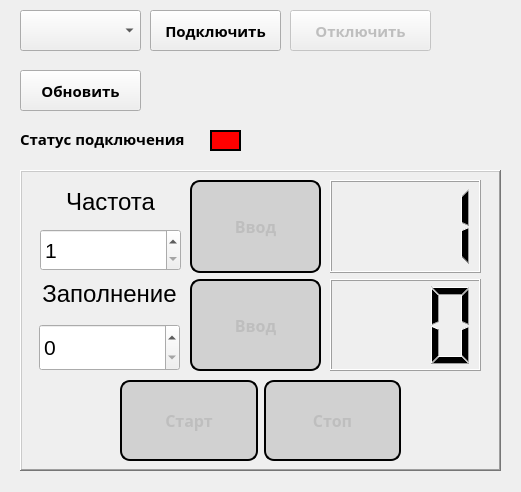
<?xml version="1.0" encoding="UTF-8"?>
<ui version="4.0">
 <class>MainWindow</class>
 <widget class="QMainWindow" name="MainWindow">
  <property name="geometry">
   <rect>
    <x>0</x>
    <y>0</y>
    <width>521</width>
    <height>492</height>
   </rect>
  </property>
  <property name="sizePolicy">
   <sizepolicy hsizetype="Fixed" vsizetype="Fixed">
    <horstretch>0</horstretch>
    <verstretch>0</verstretch>
   </sizepolicy>
  </property>
  <property name="maximumSize">
   <size>
    <width>521</width>
    <height>492</height>
   </size>
  </property>
  <property name="windowTitle">
   <string>MainWindow</string>
  </property>
  <widget class="QWidget" name="centralwidget">
   <widget class="QPushButton" name="CloseSerial">
    <property name="enabled">
     <bool>false</bool>
    </property>
    <property name="geometry">
     <rect>
      <x>290</x>
      <y>10</y>
      <width>141</width>
      <height>41</height>
     </rect>
    </property>
    <property name="font">
     <font>
      <family>Arial Black</family>
      <pointsize>11</pointsize>
      <weight>75</weight>
      <bold>true</bold>
     </font>
    </property>
    <property name="text">
     <string>Отключить</string>
    </property>
   </widget>
   <widget class="QLabel" name="SerialStatusLabel">
    <property name="geometry">
     <rect>
      <x>20</x>
      <y>130</y>
      <width>191</width>
      <height>18</height>
     </rect>
    </property>
    <property name="font">
     <font>
      <family>Arial Black</family>
      <pointsize>11</pointsize>
      <weight>75</weight>
      <bold>true</bold>
     </font>
    </property>
    <property name="text">
     <string>Статус подключения</string>
    </property>
   </widget>
   <widget class="QLabel" name="SerialStatus">
    <property name="geometry">
     <rect>
      <x>210</x>
      <y>130</y>
      <width>31</width>
      <height>21</height>
     </rect>
    </property>
    <property name="styleSheet">
     <string notr="true">background-color: rgb(255, 0, 0);
border: 2px solid black;</string>
    </property>
    <property name="text">
     <string/>
    </property>
   </widget>
   <widget class="QComboBox" name="ComboSerial">
    <property name="geometry">
     <rect>
      <x>20</x>
      <y>10</y>
      <width>121</width>
      <height>41</height>
     </rect>
    </property>
   </widget>
   <widget class="QPushButton" name="OpenSerial">
    <property name="geometry">
     <rect>
      <x>150</x>
      <y>10</y>
      <width>131</width>
      <height>41</height>
     </rect>
    </property>
    <property name="font">
     <font>
      <family>Arial Black</family>
      <pointsize>11</pointsize>
      <weight>75</weight>
      <bold>true</bold>
     </font>
    </property>
    <property name="text">
     <string>Подключить</string>
    </property>
    <property name="flat">
     <bool>false</bool>
    </property>
   </widget>
   <widget class="QFrame" name="frame_3">
    <property name="geometry">
     <rect>
      <x>20</x>
      <y>170</y>
      <width>481</width>
      <height>301</height>
     </rect>
    </property>
    <property name="autoFillBackground">
     <bool>true</bool>
    </property>
    <property name="frameShape">
     <enum>QFrame::WinPanel</enum>
    </property>
    <property name="frameShadow">
     <enum>QFrame::Raised</enum>
    </property>
    <widget class="QWidget" name="horizontalLayoutWidget">
     <property name="geometry">
      <rect>
       <x>100</x>
       <y>210</y>
       <width>281</width>
       <height>81</height>
      </rect>
     </property>
     <layout class="QHBoxLayout" name="horizontalLayout">
      <item>
       <widget class="QPushButton" name="StartButton">
        <property name="enabled">
         <bool>false</bool>
        </property>
        <property name="sizePolicy">
         <sizepolicy hsizetype="Minimum" vsizetype="Preferred">
          <horstretch>0</horstretch>
          <verstretch>0</verstretch>
         </sizepolicy>
        </property>
        <property name="font">
         <font>
          <family>Arial Black</family>
          <pointsize>12</pointsize>
          <weight>75</weight>
          <bold>true</bold>
         </font>
        </property>
        <property name="styleSheet">
         <string notr="true">QPushButton{
border: 2px solid black;
border-radius: 10px;
background-color: rgb(209, 209, 209);
}
QPushButton:hover{
border: 2px solid black;
border-radius: 10px;
background-color:rgb(207, 238, 236);
}
QPushButton:checked{background-color:rgb(0,128,0); border: none}
</string>
        </property>
        <property name="text">
         <string>Старт</string>
        </property>
        <property name="checkable">
         <bool>false</bool>
        </property>
       </widget>
      </item>
      <item>
       <widget class="QPushButton" name="StopButton">
        <property name="enabled">
         <bool>false</bool>
        </property>
        <property name="sizePolicy">
         <sizepolicy hsizetype="Minimum" vsizetype="Preferred">
          <horstretch>0</horstretch>
          <verstretch>0</verstretch>
         </sizepolicy>
        </property>
        <property name="font">
         <font>
          <family>Arial Black</family>
          <pointsize>12</pointsize>
          <weight>75</weight>
          <bold>true</bold>
         </font>
        </property>
        <property name="styleSheet">
         <string notr="true">QPushButton{
border: 2px solid black;
border-radius: 10px;
background-color: rgb(209, 209, 209);
}
QPushButton:hover{
border: 2px solid black;
border-radius: 10px;
background-color:rgb(207, 238, 236);
}
</string>
        </property>
        <property name="text">
         <string>Стоп</string>
        </property>
       </widget>
      </item>
     </layout>
    </widget>
    <widget class="QWidget" name="verticalLayoutWidget">
     <property name="geometry">
      <rect>
       <x>20</x>
       <y>10</y>
       <width>141</width>
       <height>91</height>
      </rect>
     </property>
     <layout class="QVBoxLayout" name="verticalLayout">
      <item>
       <widget class="QLabel" name="FrequencyLabel">
        <property name="font">
         <font>
          <pointsize>18</pointsize>
          <weight>50</weight>
          <bold>false</bold>
         </font>
        </property>
        <property name="text">
         <string>Частота</string>
        </property>
        <property name="alignment">
         <set>Qt::AlignCenter</set>
        </property>
       </widget>
      </item>
      <item>
       <widget class="QSpinBox" name="FrequencyBox">
        <property name="sizePolicy">
         <sizepolicy hsizetype="Minimum" vsizetype="Minimum">
          <horstretch>0</horstretch>
          <verstretch>0</verstretch>
         </sizepolicy>
        </property>
        <property name="minimumSize">
         <size>
          <width>0</width>
          <height>20</height>
         </size>
        </property>
        <property name="font">
         <font>
          <pointsize>16</pointsize>
         </font>
        </property>
        <property name="minimum">
         <number>1</number>
        </property>
        <property name="maximum">
         <number>500</number>
        </property>
        <property name="value">
         <number>1</number>
        </property>
       </widget>
      </item>
     </layout>
    </widget>
    <widget class="QWidget" name="verticalLayoutWidget_2">
     <property name="geometry">
      <rect>
       <x>19</x>
       <y>100</y>
       <width>141</width>
       <height>101</height>
      </rect>
     </property>
     <layout class="QVBoxLayout" name="verticalLayout_2">
      <item>
       <widget class="QLabel" name="DutyLabel">
        <property name="font">
         <font>
          <pointsize>18</pointsize>
          <weight>50</weight>
          <bold>false</bold>
         </font>
        </property>
        <property name="text">
         <string>Заполнение</string>
        </property>
        <property name="alignment">
         <set>Qt::AlignCenter</set>
        </property>
       </widget>
      </item>
      <item>
       <widget class="QSpinBox" name="DutyBox">
        <property name="sizePolicy">
         <sizepolicy hsizetype="Minimum" vsizetype="Minimum">
          <horstretch>0</horstretch>
          <verstretch>0</verstretch>
         </sizepolicy>
        </property>
        <property name="minimumSize">
         <size>
          <width>0</width>
          <height>20</height>
         </size>
        </property>
        <property name="font">
         <font>
          <pointsize>16</pointsize>
         </font>
        </property>
        <property name="minimum">
         <number>0</number>
        </property>
        <property name="maximum">
         <number>100</number>
        </property>
        <property name="value">
         <number>0</number>
        </property>
       </widget>
      </item>
     </layout>
    </widget>
    <widget class="QWidget" name="verticalLayoutWidget_3">
     <property name="geometry">
      <rect>
       <x>170</x>
       <y>10</y>
       <width>131</width>
       <height>191</height>
      </rect>
     </property>
     <layout class="QVBoxLayout" name="verticalLayout_3">
      <item>
       <widget class="QPushButton" name="FrequencyButton">
        <property name="enabled">
         <bool>false</bool>
        </property>
        <property name="sizePolicy">
         <sizepolicy hsizetype="Minimum" vsizetype="Preferred">
          <horstretch>0</horstretch>
          <verstretch>0</verstretch>
         </sizepolicy>
        </property>
        <property name="font">
         <font>
          <family>Arial Black</family>
          <pointsize>12</pointsize>
          <weight>75</weight>
          <bold>true</bold>
         </font>
        </property>
        <property name="styleSheet">
         <string notr="true">QPushButton{
border: 2px solid black;
border-radius: 10px;
background-color: rgb(209, 209, 209);
}
QPushButton:hover{
border: 2px solid black;
border-radius: 10px;
background-color:rgb(207, 238, 236);
}
QPushButton:checked{background-color:rgb(0,128,0); border: none}
</string>
        </property>
        <property name="text">
         <string>Ввод</string>
        </property>
        <property name="checkable">
         <bool>false</bool>
        </property>
       </widget>
      </item>
      <item>
       <widget class="QPushButton" name="DutyButton">
        <property name="enabled">
         <bool>false</bool>
        </property>
        <property name="sizePolicy">
         <sizepolicy hsizetype="Minimum" vsizetype="Preferred">
          <horstretch>0</horstretch>
          <verstretch>0</verstretch>
         </sizepolicy>
        </property>
        <property name="font">
         <font>
          <family>Arial Black</family>
          <pointsize>12</pointsize>
          <weight>75</weight>
          <bold>true</bold>
         </font>
        </property>
        <property name="styleSheet">
         <string notr="true">QPushButton{
border: 2px solid black;
border-radius: 10px;
background-color: rgb(209, 209, 209);
}
QPushButton:hover{
border: 2px solid black;
border-radius: 10px;
background-color:rgb(207, 238, 236);
}
</string>
        </property>
        <property name="text">
         <string>Ввод</string>
        </property>
       </widget>
      </item>
     </layout>
    </widget>
    <widget class="QWidget" name="verticalLayoutWidget_4">
     <property name="geometry">
      <rect>
       <x>310</x>
       <y>10</y>
       <width>151</width>
       <height>191</height>
      </rect>
     </property>
     <layout class="QVBoxLayout" name="verticalLayout_4">
      <item>
       <widget class="QLCDNumber" name="FrequencyValue">
        <property name="digitCount">
         <number>3</number>
        </property>
        <property name="value" stdset="0">
         <double>1.000000000000000</double>
        </property>
       </widget>
      </item>
      <item>
       <widget class="QLCDNumber" name="DutyValue">
        <property name="digitCount">
         <number>3</number>
        </property>
       </widget>
      </item>
     </layout>
    </widget>
   </widget>
   <widget class="QPushButton" name="RefreshSerial">
    <property name="geometry">
     <rect>
      <x>20</x>
      <y>70</y>
      <width>121</width>
      <height>41</height>
     </rect>
    </property>
    <property name="font">
     <font>
      <family>Arial Black</family>
      <pointsize>11</pointsize>
      <weight>75</weight>
      <bold>true</bold>
     </font>
    </property>
    <property name="text">
     <string>Обновить</string>
    </property>
    <property name="flat">
     <bool>false</bool>
    </property>
   </widget>
  </widget>
 </widget>
 <resources/>
 <connections/>
</ui>
